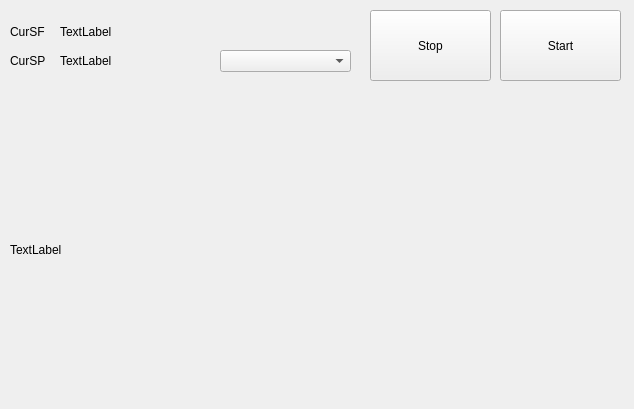
<?xml version="1.0" encoding="UTF-8"?>
<ui version="4.0">
 <class>SortFunShowClass</class>
 <widget class="QWidget" name="SortFunShowClass">
  <property name="geometry">
   <rect>
    <x>0</x>
    <y>0</y>
    <width>634</width>
    <height>409</height>
   </rect>
  </property>
  <property name="windowTitle">
   <string>SortFunShow</string>
  </property>
  <widget class="QLabel" name="label">
   <property name="geometry">
    <rect>
     <x>10</x>
     <y>22</y>
     <width>41</width>
     <height>20</height>
    </rect>
   </property>
   <property name="text">
    <string>CurSF</string>
   </property>
  </widget>
  <widget class="QLabel" name="label_2">
   <property name="geometry">
    <rect>
     <x>10</x>
     <y>50</y>
     <width>41</width>
     <height>21</height>
    </rect>
   </property>
   <property name="text">
    <string>CurSP</string>
   </property>
  </widget>
  <widget class="QLabel" name="lb_curSort">
   <property name="geometry">
    <rect>
     <x>60</x>
     <y>22</y>
     <width>281</width>
     <height>20</height>
    </rect>
   </property>
   <property name="text">
    <string>TextLabel</string>
   </property>
  </widget>
  <widget class="QLabel" name="lb_curStep">
   <property name="geometry">
    <rect>
     <x>60</x>
     <y>50</y>
     <width>54</width>
     <height>21</height>
    </rect>
   </property>
   <property name="text">
    <string>TextLabel</string>
   </property>
  </widget>
  <widget class="QPushButton" name="btn_start">
   <property name="geometry">
    <rect>
     <x>500</x>
     <y>10</y>
     <width>121</width>
     <height>71</height>
    </rect>
   </property>
   <property name="text">
    <string>Start</string>
   </property>
  </widget>
  <widget class="QPushButton" name="btn_stop">
   <property name="geometry">
    <rect>
     <x>370</x>
     <y>10</y>
     <width>121</width>
     <height>71</height>
    </rect>
   </property>
   <property name="text">
    <string>Stop</string>
   </property>
  </widget>
  <widget class="QLabel" name="lb_show">
   <property name="geometry">
    <rect>
     <x>10</x>
     <y>100</y>
     <width>600</width>
     <height>300</height>
    </rect>
   </property>
   <property name="text">
    <string>TextLabel</string>
   </property>
  </widget>
  <widget class="QComboBox" name="comboBox">
   <property name="geometry">
    <rect>
     <x>220</x>
     <y>50</y>
     <width>131</width>
     <height>22</height>
    </rect>
   </property>
  </widget>
 </widget>
 <layoutdefault spacing="6" margin="11"/>
 <resources>
  <include location="SortFunShow.qrc"/>
 </resources>
 <connections/>
</ui>
